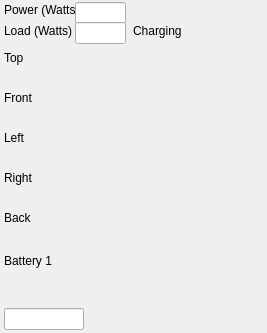
<?xml version="1.0" encoding="UTF-8"?>
<ui version="4.0">
 <class>QWidget</class>
 <widget class="QWidget" name="SummaryPanel">
  <property name="geometry">
   <rect>
    <x>0</x>
    <y>0</y>
    <width>267</width>
    <height>333</height>
   </rect>
  </property>
  <property name="windowTitle">
   <string>EPS</string>
  </property>
  <widget class="QLabel" name="QLabel0(autoname)">
   <property name="geometry">
    <rect>
     <x>4</x>
     <y>2</y>
     <width>74</width>
     <height>16</height>
    </rect>
   </property>
   <property name="text">
    <string>Power (Watts)</string>
   </property>
  </widget>
  <widget class="QLineEdit" name="COSMOSnode_powgen">
   <property name="geometry">
    <rect>
     <x>75</x>
     <y>2</y>
     <width>51</width>
     <height>22</height>
    </rect>
   </property>
   <widget class="COSMOSDatumWdgt" name="data" native="true">
    <property name="geometry">
     <rect>
      <x>0</x>
      <y>0</y>
      <width>10</width>
      <height>10</height>
     </rect>
    </property>
    <property name="valueName" stdset="0">
     <string>node_powgen</string>
    </property>
    <property name="minName" stdset="0">
     <string/>
    </property>
    <property name="maxName" stdset="0">
     <string/>
    </property>
   </widget>
  </widget>
  <widget class="QLabel" name="QLabel1(autoname)">
   <property name="geometry">
    <rect>
     <x>4</x>
     <y>23</y>
     <width>74</width>
     <height>16</height>
    </rect>
   </property>
   <property name="text">
    <string>Load (Watts)</string>
   </property>
  </widget>
  <widget class="QLineEdit" name="COSMOSinfo_powuse">
   <property name="geometry">
    <rect>
     <x>75</x>
     <y>22</y>
     <width>51</width>
     <height>22</height>
    </rect>
   </property>
   <widget class="COSMOSDatumWdgt" name="data" native="true">
    <property name="geometry">
     <rect>
      <x>0</x>
      <y>0</y>
      <width>10</width>
      <height>10</height>
     </rect>
    </property>
    <property name="valueName" stdset="0">
     <string>info_powuse</string>
    </property>
    <property name="minName" stdset="0">
     <string/>
    </property>
    <property name="maxName" stdset="0">
     <string/>
    </property>
   </widget>
  </widget>
  <widget class="IndicatorLight" name="IndicatorLight0(autoname)" native="true">
   <property name="geometry">
    <rect>
     <x>146</x>
     <y>7</y>
     <width>16</width>
     <height>16</height>
    </rect>
   </property>
   <property name="valueJSON" stdset="0">
    <string>info_powchg</string>
   </property>
   <widget class="COSMOSDatumWdgt" name="data" native="true">
    <property name="geometry">
     <rect>
      <x>0</x>
      <y>0</y>
      <width>10</width>
      <height>10</height>
     </rect>
    </property>
    <property name="valueName" stdset="0">
     <string>info_powchg</string>
    </property>
    <property name="minName" stdset="0">
     <string/>
    </property>
    <property name="maxName" stdset="0">
     <string/>
    </property>
   </widget>
  </widget>
  <widget class="QLabel" name="QLabel2(autoname)">
   <property name="geometry">
    <rect>
     <x>133</x>
     <y>23</y>
     <width>51</width>
     <height>16</height>
    </rect>
   </property>
   <property name="text">
    <string>Charging</string>
   </property>
  </widget>
  <widget class="QLabel" name="QLabel3(autoname)">
   <property name="geometry">
    <rect>
     <x>4</x>
     <y>50</y>
     <width>24</width>
     <height>16</height>
    </rect>
   </property>
   <property name="text">
    <string>Top</string>
   </property>
  </widget>
  <widget class="LevelBar" name="solarpanel-zenith-1" native="true">
   <property name="geometry">
    <rect>
     <x>4</x>
     <y>66</y>
     <width>22</width>
     <height>22</height>
    </rect>
   </property>
   <property name="valueJSON" stdset="0">
    <string>device_strg_pow_008</string>
   </property>
   <property name="maxJSON" stdset="0">
    <string>device_strg_max_008</string>
   </property>
   <property name="title" stdset="0">
    <string>solarpanel-zenith-1</string>
   </property>
   <property name="barColor" stdset="0">
    <color>
     <red>255</red>
     <green>255</green>
     <blue>0</blue>
    </color>
   </property>
   <property name="horizontal" stdset="0">
    <bool>false</bool>
   </property>
   <widget class="COSMOSDatumWdgt" name="data" native="true">
    <property name="geometry">
     <rect>
      <x>0</x>
      <y>0</y>
      <width>10</width>
      <height>10</height>
     </rect>
    </property>
    <property name="valueName" stdset="0">
     <string>device_strg_pow_008</string>
    </property>
    <property name="minName" stdset="0">
     <string/>
    </property>
    <property name="maxName" stdset="0">
     <string>device_strg_max_008</string>
    </property>
   </widget>
  </widget>
  <widget class="LevelBar" name="solarpanel-zenith" native="true">
   <property name="geometry">
    <rect>
     <x>28</x>
     <y>66</y>
     <width>22</width>
     <height>22</height>
    </rect>
   </property>
   <property name="valueJSON" stdset="0">
    <string>device_strg_pow_009</string>
   </property>
   <property name="maxJSON" stdset="0">
    <string>device_strg_max_009</string>
   </property>
   <property name="title" stdset="0">
    <string>solarpanel-zenith</string>
   </property>
   <property name="barColor" stdset="0">
    <color>
     <red>255</red>
     <green>255</green>
     <blue>0</blue>
    </color>
   </property>
   <property name="horizontal" stdset="0">
    <bool>false</bool>
   </property>
   <widget class="COSMOSDatumWdgt" name="data" native="true">
    <property name="geometry">
     <rect>
      <x>0</x>
      <y>0</y>
      <width>10</width>
      <height>10</height>
     </rect>
    </property>
    <property name="valueName" stdset="0">
     <string>device_strg_pow_009</string>
    </property>
    <property name="minName" stdset="0">
     <string/>
    </property>
    <property name="maxName" stdset="0">
     <string>device_strg_max_009</string>
    </property>
   </widget>
  </widget>
  <widget class="QLabel" name="QLabel4(autoname)">
   <property name="geometry">
    <rect>
     <x>4</x>
     <y>90</y>
     <width>40</width>
     <height>16</height>
    </rect>
   </property>
   <property name="text">
    <string>Front</string>
   </property>
  </widget>
  <widget class="LevelBar" name="solarpanel-side-2" native="true">
   <property name="geometry">
    <rect>
     <x>4</x>
     <y>106</y>
     <width>22</width>
     <height>22</height>
    </rect>
   </property>
   <property name="valueJSON" stdset="0">
    <string>device_strg_pow_001</string>
   </property>
   <property name="maxJSON" stdset="0">
    <string>device_strg_max_001</string>
   </property>
   <property name="title" stdset="0">
    <string>solarpanel-side-2</string>
   </property>
   <property name="barColor" stdset="0">
    <color>
     <red>255</red>
     <green>255</green>
     <blue>0</blue>
    </color>
   </property>
   <property name="horizontal" stdset="0">
    <bool>false</bool>
   </property>
   <widget class="COSMOSDatumWdgt" name="data" native="true">
    <property name="geometry">
     <rect>
      <x>0</x>
      <y>0</y>
      <width>10</width>
      <height>10</height>
     </rect>
    </property>
    <property name="valueName" stdset="0">
     <string>device_strg_pow_001</string>
    </property>
    <property name="minName" stdset="0">
     <string/>
    </property>
    <property name="maxName" stdset="0">
     <string>device_strg_max_001</string>
    </property>
   </widget>
  </widget>
  <widget class="LevelBar" name="solarpanel-side-3" native="true">
   <property name="geometry">
    <rect>
     <x>28</x>
     <y>106</y>
     <width>22</width>
     <height>22</height>
    </rect>
   </property>
   <property name="valueJSON" stdset="0">
    <string>device_strg_pow_002</string>
   </property>
   <property name="maxJSON" stdset="0">
    <string>device_strg_max_002</string>
   </property>
   <property name="title" stdset="0">
    <string>solarpanel-side-3</string>
   </property>
   <property name="barColor" stdset="0">
    <color>
     <red>255</red>
     <green>255</green>
     <blue>0</blue>
    </color>
   </property>
   <property name="horizontal" stdset="0">
    <bool>false</bool>
   </property>
   <widget class="COSMOSDatumWdgt" name="data" native="true">
    <property name="geometry">
     <rect>
      <x>0</x>
      <y>0</y>
      <width>10</width>
      <height>10</height>
     </rect>
    </property>
    <property name="valueName" stdset="0">
     <string>device_strg_pow_002</string>
    </property>
    <property name="minName" stdset="0">
     <string/>
    </property>
    <property name="maxName" stdset="0">
     <string>device_strg_max_002</string>
    </property>
   </widget>
  </widget>
  <widget class="LevelBar" name="solarpanel-side-4" native="true">
   <property name="geometry">
    <rect>
     <x>52</x>
     <y>106</y>
     <width>22</width>
     <height>22</height>
    </rect>
   </property>
   <property name="valueJSON" stdset="0">
    <string>device_strg_pow_003</string>
   </property>
   <property name="maxJSON" stdset="0">
    <string>device_strg_max_003</string>
   </property>
   <property name="title" stdset="0">
    <string>solarpanel-side-4</string>
   </property>
   <property name="barColor" stdset="0">
    <color>
     <red>255</red>
     <green>255</green>
     <blue>0</blue>
    </color>
   </property>
   <property name="horizontal" stdset="0">
    <bool>false</bool>
   </property>
   <widget class="COSMOSDatumWdgt" name="data" native="true">
    <property name="geometry">
     <rect>
      <x>0</x>
      <y>0</y>
      <width>10</width>
      <height>10</height>
     </rect>
    </property>
    <property name="valueName" stdset="0">
     <string>device_strg_pow_003</string>
    </property>
    <property name="minName" stdset="0">
     <string/>
    </property>
    <property name="maxName" stdset="0">
     <string>device_strg_max_003</string>
    </property>
   </widget>
  </widget>
  <widget class="QLabel" name="QLabel5(autoname)">
   <property name="geometry">
    <rect>
     <x>4</x>
     <y>130</y>
     <width>32</width>
     <height>16</height>
    </rect>
   </property>
   <property name="text">
    <string>Left</string>
   </property>
  </widget>
  <widget class="LevelBar" name="solarpanel-side-7" native="true">
   <property name="geometry">
    <rect>
     <x>4</x>
     <y>146</y>
     <width>22</width>
     <height>22</height>
    </rect>
   </property>
   <property name="valueJSON" stdset="0">
    <string>device_strg_pow_006</string>
   </property>
   <property name="maxJSON" stdset="0">
    <string>device_strg_max_006</string>
   </property>
   <property name="title" stdset="0">
    <string>solarpanel-side-7</string>
   </property>
   <property name="barColor" stdset="0">
    <color>
     <red>255</red>
     <green>255</green>
     <blue>0</blue>
    </color>
   </property>
   <property name="horizontal" stdset="0">
    <bool>false</bool>
   </property>
   <widget class="COSMOSDatumWdgt" name="data" native="true">
    <property name="geometry">
     <rect>
      <x>0</x>
      <y>0</y>
      <width>10</width>
      <height>10</height>
     </rect>
    </property>
    <property name="valueName" stdset="0">
     <string>device_strg_pow_006</string>
    </property>
    <property name="minName" stdset="0">
     <string/>
    </property>
    <property name="maxName" stdset="0">
     <string>device_strg_max_006</string>
    </property>
   </widget>
  </widget>
  <widget class="LevelBar" name="solarpanel-side" native="true">
   <property name="geometry">
    <rect>
     <x>28</x>
     <y>146</y>
     <width>22</width>
     <height>22</height>
    </rect>
   </property>
   <property name="valueJSON" stdset="0">
    <string>device_strg_pow_007</string>
   </property>
   <property name="maxJSON" stdset="0">
    <string>device_strg_max_007</string>
   </property>
   <property name="title" stdset="0">
    <string>solarpanel-side</string>
   </property>
   <property name="barColor" stdset="0">
    <color>
     <red>255</red>
     <green>255</green>
     <blue>0</blue>
    </color>
   </property>
   <property name="horizontal" stdset="0">
    <bool>false</bool>
   </property>
   <widget class="COSMOSDatumWdgt" name="data" native="true">
    <property name="geometry">
     <rect>
      <x>0</x>
      <y>0</y>
      <width>10</width>
      <height>10</height>
     </rect>
    </property>
    <property name="valueName" stdset="0">
     <string>device_strg_pow_007</string>
    </property>
    <property name="minName" stdset="0">
     <string/>
    </property>
    <property name="maxName" stdset="0">
     <string>device_strg_max_007</string>
    </property>
   </widget>
  </widget>
  <widget class="QLabel" name="QLabel6(autoname)">
   <property name="geometry">
    <rect>
     <x>4</x>
     <y>170</y>
     <width>40</width>
     <height>16</height>
    </rect>
   </property>
   <property name="text">
    <string>Right</string>
   </property>
  </widget>
  <widget class="LevelBar" name="solarpanel-side-1" native="true">
   <property name="geometry">
    <rect>
     <x>4</x>
     <y>186</y>
     <width>22</width>
     <height>22</height>
    </rect>
   </property>
   <property name="valueJSON" stdset="0">
    <string>device_strg_pow_000</string>
   </property>
   <property name="maxJSON" stdset="0">
    <string>device_strg_max_000</string>
   </property>
   <property name="title" stdset="0">
    <string>solarpanel-side-1</string>
   </property>
   <property name="barColor" stdset="0">
    <color>
     <red>255</red>
     <green>255</green>
     <blue>0</blue>
    </color>
   </property>
   <property name="horizontal" stdset="0">
    <bool>false</bool>
   </property>
   <widget class="COSMOSDatumWdgt" name="data" native="true">
    <property name="geometry">
     <rect>
      <x>0</x>
      <y>0</y>
      <width>10</width>
      <height>10</height>
     </rect>
    </property>
    <property name="valueName" stdset="0">
     <string>device_strg_pow_000</string>
    </property>
    <property name="minName" stdset="0">
     <string/>
    </property>
    <property name="maxName" stdset="0">
     <string>device_strg_max_000</string>
    </property>
   </widget>
  </widget>
  <widget class="LevelBar" name="solarpanel-side-5" native="true">
   <property name="geometry">
    <rect>
     <x>28</x>
     <y>186</y>
     <width>22</width>
     <height>22</height>
    </rect>
   </property>
   <property name="valueJSON" stdset="0">
    <string>device_strg_pow_004</string>
   </property>
   <property name="maxJSON" stdset="0">
    <string>device_strg_max_004</string>
   </property>
   <property name="title" stdset="0">
    <string>solarpanel-side-5</string>
   </property>
   <property name="barColor" stdset="0">
    <color>
     <red>255</red>
     <green>255</green>
     <blue>0</blue>
    </color>
   </property>
   <property name="horizontal" stdset="0">
    <bool>false</bool>
   </property>
   <widget class="COSMOSDatumWdgt" name="data" native="true">
    <property name="geometry">
     <rect>
      <x>0</x>
      <y>0</y>
      <width>10</width>
      <height>10</height>
     </rect>
    </property>
    <property name="valueName" stdset="0">
     <string>device_strg_pow_004</string>
    </property>
    <property name="minName" stdset="0">
     <string/>
    </property>
    <property name="maxName" stdset="0">
     <string>device_strg_max_004</string>
    </property>
   </widget>
  </widget>
  <widget class="QLabel" name="QLabel7(autoname)">
   <property name="geometry">
    <rect>
     <x>4</x>
     <y>210</y>
     <width>32</width>
     <height>16</height>
    </rect>
   </property>
   <property name="text">
    <string>Back</string>
   </property>
  </widget>
  <widget class="LevelBar" name="solarpanel-side-6" native="true">
   <property name="geometry">
    <rect>
     <x>4</x>
     <y>226</y>
     <width>22</width>
     <height>22</height>
    </rect>
   </property>
   <property name="valueJSON" stdset="0">
    <string>device_strg_pow_005</string>
   </property>
   <property name="maxJSON" stdset="0">
    <string>device_strg_max_005</string>
   </property>
   <property name="title" stdset="0">
    <string>solarpanel-side-6</string>
   </property>
   <property name="barColor" stdset="0">
    <color>
     <red>255</red>
     <green>255</green>
     <blue>0</blue>
    </color>
   </property>
   <property name="horizontal" stdset="0">
    <bool>false</bool>
   </property>
   <widget class="COSMOSDatumWdgt" name="data" native="true">
    <property name="geometry">
     <rect>
      <x>0</x>
      <y>0</y>
      <width>10</width>
      <height>10</height>
     </rect>
    </property>
    <property name="valueName" stdset="0">
     <string>device_strg_pow_005</string>
    </property>
    <property name="minName" stdset="0">
     <string/>
    </property>
    <property name="maxName" stdset="0">
     <string>device_strg_max_005</string>
    </property>
   </widget>
  </widget>
  <widget class="QLabel" name="QLabel8(autoname)">
   <property name="geometry">
    <rect>
     <x>4</x>
     <y>253</y>
     <width>72</width>
     <height>16</height>
    </rect>
   </property>
   <property name="text">
    <string>Battery 1</string>
   </property>
  </widget>
  <widget class="LevelBar" name="Battery1" native="true">
   <property name="geometry">
    <rect>
     <x>4</x>
     <y>273</y>
     <width>80</width>
     <height>30</height>
    </rect>
   </property>
   <property name="valueJSON" stdset="0">
    <string>device_batt_lev_000</string>
   </property>
   <property name="maxJSON" stdset="0">
    <string>device_batt_cap_000</string>
   </property>
   <property name="title" stdset="0">
    <string/>
   </property>
   <property name="barColor" stdset="0">
    <color>
     <red>0</red>
     <green>255</green>
     <blue>0</blue>
    </color>
   </property>
   <property name="horizontal" stdset="0">
    <bool>true</bool>
   </property>
   <widget class="COSMOSDatumWdgt" name="data" native="true">
    <property name="geometry">
     <rect>
      <x>0</x>
      <y>0</y>
      <width>10</width>
      <height>10</height>
     </rect>
    </property>
    <property name="valueName" stdset="0">
     <string>device_batt_lev_000</string>
    </property>
    <property name="minName" stdset="0">
     <string/>
    </property>
    <property name="maxName" stdset="0">
     <string>device_batt_max_000</string>
    </property>
   </widget>
  </widget>
  <widget class="QLineEdit" name="COSMOSdevice_batt_lev_000">
   <property name="geometry">
    <rect>
     <x>4</x>
     <y>308</y>
     <width>80</width>
     <height>22</height>
    </rect>
   </property>
   <widget class="COSMOSDatumWdgt" name="data" native="true">
    <property name="geometry">
     <rect>
      <x>0</x>
      <y>0</y>
      <width>10</width>
      <height>10</height>
     </rect>
    </property>
    <property name="valueName" stdset="0">
     <string>device_batt_lev_000</string>
    </property>
    <property name="minName" stdset="0">
     <string/>
    </property>
    <property name="maxName" stdset="0">
     <string/>
    </property>
   </widget>
  </widget>
 </widget>
 <customwidgets>
  <customwidget>
   <class>IndicatorLight</class>
   <extends>QWidget</extends>
   <header>indicatorlight.h</header>
  </customwidget>
  <customwidget>
   <class>LevelBar</class>
   <extends>QWidget</extends>
   <header>levelbar.h</header>
  </customwidget>
  <customwidget>
   <class>COSMOSDatumWdgt</class>
   <extends>QWidget</extends>
   <header>cosmosdata.h</header>
   <container>1</container>
  </customwidget>
 </customwidgets>
 <resources/>
 <connections/>
</ui>
